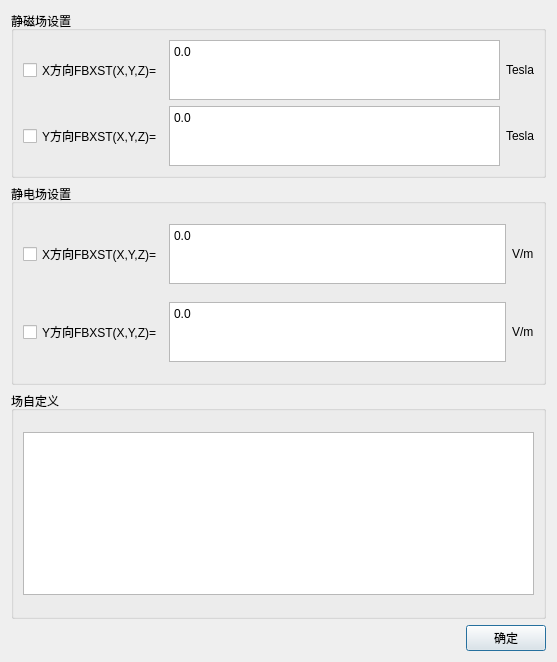
<?xml version="1.0" encoding="UTF-8"?>
<ui version="4.0">
 <class>Dialog_FieldSettingDlg</class>
 <widget class="QDialog" name="Dialog_FieldSettingDlg">
  <property name="windowModality">
   <enum>Qt::ApplicationModal</enum>
  </property>
  <property name="geometry">
   <rect>
    <x>0</x>
    <y>0</y>
    <width>557</width>
    <height>662</height>
   </rect>
  </property>
  <property name="minimumSize">
   <size>
    <width>0</width>
    <height>0</height>
   </size>
  </property>
  <property name="maximumSize">
   <size>
    <width>16777215</width>
    <height>16777215</height>
   </size>
  </property>
  <property name="windowTitle">
   <string>场设置</string>
  </property>
  <layout class="QGridLayout" name="gridLayout_4">
   <item row="0" column="0">
    <widget class="QGroupBox" name="groupBox_WorkSpace_X">
     <property name="title">
      <string>静磁场设置</string>
     </property>
     <layout class="QGridLayout" name="gridLayout_2">
      <item row="1" column="0">
       <spacer name="verticalSpacer">
        <property name="orientation">
         <enum>Qt::Vertical</enum>
        </property>
        <property name="sizeHint" stdset="0">
         <size>
          <width>20</width>
          <height>40</height>
         </size>
        </property>
       </spacer>
      </item>
      <item row="3" column="0">
       <spacer name="verticalSpacer_2">
        <property name="orientation">
         <enum>Qt::Vertical</enum>
        </property>
        <property name="sizeHint" stdset="0">
         <size>
          <width>20</width>
          <height>40</height>
         </size>
        </property>
       </spacer>
      </item>
      <item row="0" column="0">
       <layout class="QHBoxLayout" name="horizontalLayout_start">
        <item>
         <widget class="QCheckBox" name="checkBox_magenetic_x">
          <property name="text">
           <string>X方向FBXST(X,Y,Z)=</string>
          </property>
         </widget>
        </item>
        <item>
         <widget class="QTextEdit" name="LineEdit_magenetic_x">
          <property name="maximumSize">
           <size>
            <width>16777215</width>
            <height>60</height>
           </size>
          </property>
          <property name="html">
           <string>&lt;!DOCTYPE HTML PUBLIC &quot;-//W3C//DTD HTML 4.0//EN&quot; &quot;http://www.w3.org/TR/REC-html40/strict.dtd&quot;&gt;
&lt;html&gt;&lt;head&gt;&lt;meta name=&quot;qrichtext&quot; content=&quot;1&quot; /&gt;&lt;style type=&quot;text/css&quot;&gt;
p, li { white-space: pre-wrap; }
&lt;/style&gt;&lt;/head&gt;&lt;body style=&quot; font-family:'SimSun'; font-size:9pt; font-weight:400; font-style:normal;&quot;&gt;
&lt;p style=&quot; margin-top:0px; margin-bottom:0px; margin-left:0px; margin-right:0px; -qt-block-indent:0; text-indent:0px;&quot;&gt;0.0&lt;/p&gt;&lt;/body&gt;&lt;/html&gt;</string>
          </property>
         </widget>
        </item>
        <item>
         <widget class="QLabel" name="label_2">
          <property name="text">
           <string>Tesla</string>
          </property>
         </widget>
        </item>
       </layout>
      </item>
      <item row="2" column="0">
       <layout class="QHBoxLayout" name="horizontalLayout_start_2">
        <item>
         <widget class="QCheckBox" name="checkBox_magenetic_y">
          <property name="text">
           <string>Y方向FBXST(X,Y,Z)=</string>
          </property>
         </widget>
        </item>
        <item>
         <widget class="QTextEdit" name="LineEdit_magenetic_y">
          <property name="maximumSize">
           <size>
            <width>16777215</width>
            <height>60</height>
           </size>
          </property>
          <property name="html">
           <string>&lt;!DOCTYPE HTML PUBLIC &quot;-//W3C//DTD HTML 4.0//EN&quot; &quot;http://www.w3.org/TR/REC-html40/strict.dtd&quot;&gt;
&lt;html&gt;&lt;head&gt;&lt;meta name=&quot;qrichtext&quot; content=&quot;1&quot; /&gt;&lt;style type=&quot;text/css&quot;&gt;
p, li { white-space: pre-wrap; }
&lt;/style&gt;&lt;/head&gt;&lt;body style=&quot; font-family:'SimSun'; font-size:9pt; font-weight:400; font-style:normal;&quot;&gt;
&lt;p style=&quot; margin-top:0px; margin-bottom:0px; margin-left:0px; margin-right:0px; -qt-block-indent:0; text-indent:0px;&quot;&gt;0.0&lt;/p&gt;&lt;/body&gt;&lt;/html&gt;</string>
          </property>
         </widget>
        </item>
        <item>
         <widget class="QLabel" name="label_3">
          <property name="text">
           <string>Tesla</string>
          </property>
         </widget>
        </item>
       </layout>
      </item>
     </layout>
    </widget>
   </item>
   <item row="1" column="0">
    <widget class="QGroupBox" name="groupBox_WorkSpace_Y">
     <property name="title">
      <string>静电场设置</string>
     </property>
     <layout class="QGridLayout" name="gridLayout_3">
      <item row="1" column="0">
       <layout class="QHBoxLayout" name="horizontalLayout_start_6">
        <item>
         <widget class="QCheckBox" name="checkBox_electric_x">
          <property name="text">
           <string>X方向FBXST(X,Y,Z)=</string>
          </property>
         </widget>
        </item>
        <item>
         <widget class="QTextEdit" name="LineEdit_electric_x">
          <property name="maximumSize">
           <size>
            <width>16777215</width>
            <height>60</height>
           </size>
          </property>
          <property name="html">
           <string>&lt;!DOCTYPE HTML PUBLIC &quot;-//W3C//DTD HTML 4.0//EN&quot; &quot;http://www.w3.org/TR/REC-html40/strict.dtd&quot;&gt;
&lt;html&gt;&lt;head&gt;&lt;meta name=&quot;qrichtext&quot; content=&quot;1&quot; /&gt;&lt;style type=&quot;text/css&quot;&gt;
p, li { white-space: pre-wrap; }
&lt;/style&gt;&lt;/head&gt;&lt;body style=&quot; font-family:'SimSun'; font-size:9pt; font-weight:400; font-style:normal;&quot;&gt;
&lt;p style=&quot; margin-top:0px; margin-bottom:0px; margin-left:0px; margin-right:0px; -qt-block-indent:0; text-indent:0px;&quot;&gt;0.0&lt;/p&gt;&lt;/body&gt;&lt;/html&gt;</string>
          </property>
         </widget>
        </item>
        <item>
         <widget class="QLabel" name="label_8">
          <property name="text">
           <string>V/m</string>
          </property>
         </widget>
        </item>
       </layout>
      </item>
      <item row="0" column="0">
       <spacer name="verticalSpacer_4">
        <property name="orientation">
         <enum>Qt::Vertical</enum>
        </property>
        <property name="sizeHint" stdset="0">
         <size>
          <width>20</width>
          <height>40</height>
         </size>
        </property>
       </spacer>
      </item>
      <item row="2" column="0">
       <spacer name="verticalSpacer_5">
        <property name="orientation">
         <enum>Qt::Vertical</enum>
        </property>
        <property name="sizeHint" stdset="0">
         <size>
          <width>20</width>
          <height>40</height>
         </size>
        </property>
       </spacer>
      </item>
      <item row="3" column="0">
       <layout class="QHBoxLayout" name="horizontalLayout_start_5">
        <item>
         <widget class="QCheckBox" name="checkBox_electric_y">
          <property name="text">
           <string>Y方向FBXST(X,Y,Z)=</string>
          </property>
         </widget>
        </item>
        <item>
         <widget class="QTextEdit" name="LineEdit_electric_y">
          <property name="maximumSize">
           <size>
            <width>16777215</width>
            <height>60</height>
           </size>
          </property>
          <property name="html">
           <string>&lt;!DOCTYPE HTML PUBLIC &quot;-//W3C//DTD HTML 4.0//EN&quot; &quot;http://www.w3.org/TR/REC-html40/strict.dtd&quot;&gt;
&lt;html&gt;&lt;head&gt;&lt;meta name=&quot;qrichtext&quot; content=&quot;1&quot; /&gt;&lt;style type=&quot;text/css&quot;&gt;
p, li { white-space: pre-wrap; }
&lt;/style&gt;&lt;/head&gt;&lt;body style=&quot; font-family:'SimSun'; font-size:9pt; font-weight:400; font-style:normal;&quot;&gt;
&lt;p style=&quot; margin-top:0px; margin-bottom:0px; margin-left:0px; margin-right:0px; -qt-block-indent:0; text-indent:0px;&quot;&gt;0.0&lt;/p&gt;&lt;/body&gt;&lt;/html&gt;</string>
          </property>
         </widget>
        </item>
        <item>
         <widget class="QLabel" name="label_5">
          <property name="text">
           <string>V/m</string>
          </property>
         </widget>
        </item>
       </layout>
      </item>
      <item row="4" column="0">
       <spacer name="verticalSpacer_6">
        <property name="orientation">
         <enum>Qt::Vertical</enum>
        </property>
        <property name="sizeHint" stdset="0">
         <size>
          <width>20</width>
          <height>40</height>
         </size>
        </property>
       </spacer>
      </item>
     </layout>
    </widget>
   </item>
   <item row="2" column="0">
    <widget class="QGroupBox" name="groupBox_WorkSpace_Z">
     <property name="title">
      <string>场自定义</string>
     </property>
     <layout class="QGridLayout" name="gridLayout">
      <item row="0" column="0">
       <spacer name="verticalSpacer_8">
        <property name="orientation">
         <enum>Qt::Vertical</enum>
        </property>
        <property name="sizeHint" stdset="0">
         <size>
          <width>20</width>
          <height>40</height>
         </size>
        </property>
       </spacer>
      </item>
      <item row="2" column="0">
       <spacer name="verticalSpacer_9">
        <property name="orientation">
         <enum>Qt::Vertical</enum>
        </property>
        <property name="sizeHint" stdset="0">
         <size>
          <width>20</width>
          <height>40</height>
         </size>
        </property>
       </spacer>
      </item>
      <item row="1" column="0">
       <layout class="QHBoxLayout" name="horizontalLayout_end_7">
        <item>
         <widget class="QTextEdit" name="textEdit_filed_custom">
          <property name="html">
           <string>&lt;!DOCTYPE HTML PUBLIC &quot;-//W3C//DTD HTML 4.0//EN&quot; &quot;http://www.w3.org/TR/REC-html40/strict.dtd&quot;&gt;
&lt;html&gt;&lt;head&gt;&lt;meta name=&quot;qrichtext&quot; content=&quot;1&quot; /&gt;&lt;style type=&quot;text/css&quot;&gt;
p, li { white-space: pre-wrap; }
&lt;/style&gt;&lt;/head&gt;&lt;body style=&quot; font-family:'SimSun'; font-size:9pt; font-weight:400; font-style:normal;&quot;&gt;
&lt;p style=&quot;-qt-paragraph-type:empty; margin-top:0px; margin-bottom:0px; margin-left:0px; margin-right:0px; -qt-block-indent:0; text-indent:0px;&quot;&gt;&lt;br /&gt;&lt;/p&gt;&lt;/body&gt;&lt;/html&gt;</string>
          </property>
         </widget>
        </item>
       </layout>
      </item>
     </layout>
    </widget>
   </item>
   <item row="3" column="0">
    <layout class="QHBoxLayout" name="horizontalLayout_10">
     <item>
      <spacer name="horizontalSpacer">
       <property name="orientation">
        <enum>Qt::Horizontal</enum>
       </property>
       <property name="sizeHint" stdset="0">
        <size>
         <width>40</width>
         <height>20</height>
        </size>
       </property>
      </spacer>
     </item>
     <item>
      <widget class="QPushButton" name="pushButton_ok">
       <property name="text">
        <string>确定</string>
       </property>
      </widget>
     </item>
    </layout>
   </item>
  </layout>
 </widget>
 <resources/>
 <connections/>
</ui>
